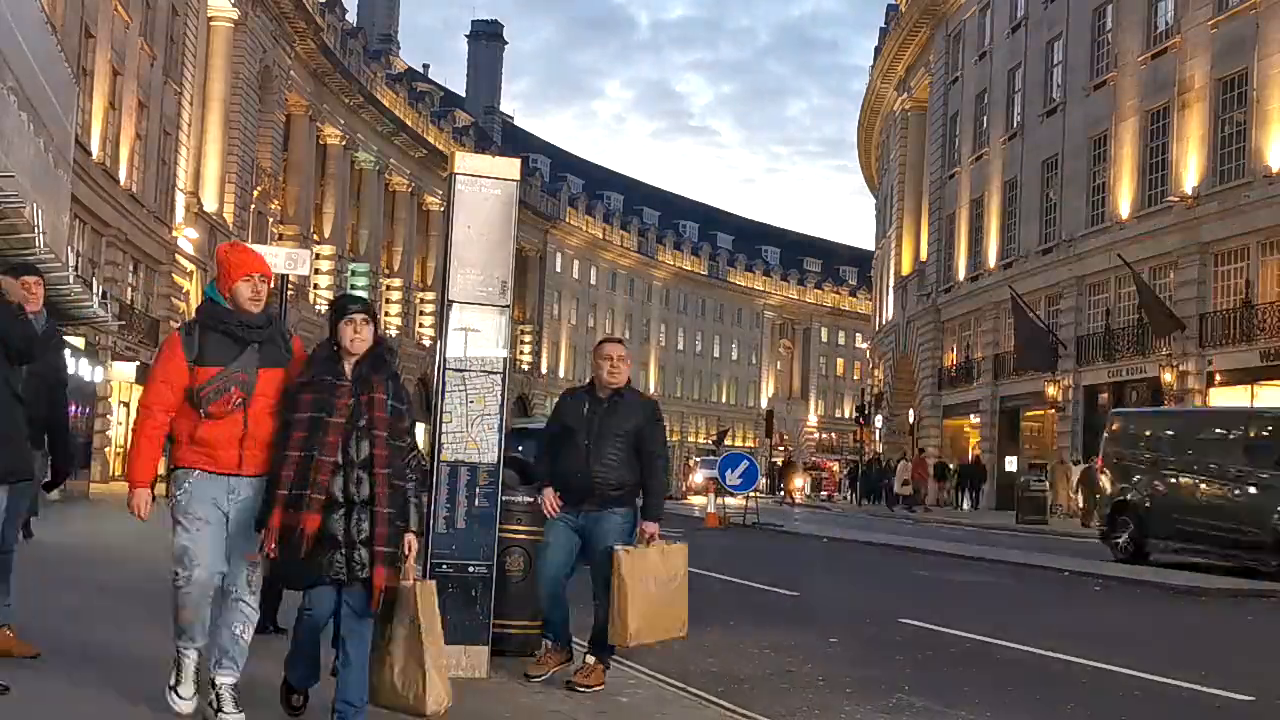
#> input picture frame 18 of test.mp4, 1280 x 720 px
$ python Process_video.py
#> lines starting #> are read from the running program, lines starting #| are printed output that depends on the picture
import cv2

# 1. Read the input video using cv2.VideoCapture[cite: 8]
input_video_path = "E:\\Zee Project\\test.mp4"
cap = cv2.VideoCapture(input_video_path)

if not cap.isOpened():
  print("Error: Could not open video.")
  exit()

# Get video properties (width, height, frames per second)
frame_width = int(cap.get(cv2.CAP_PROP_FRAME_WIDTH))
frame_height = int(cap.get(cv2.CAP_PROP_FRAME_HEIGHT))
fps = cap.get(cv2.CAP_PROP_FPS)

# 2. Set up VideoWriter to save the output video[cite: 8]
output_video_path = "output_video.mp4"
fourcc = cv2.VideoWriter_fourcc(*"mp4v")
out = cv2.VideoWriter(
    output_video_path, fourcc, fps, (frame_width, frame_height)
)

frame_count = 0

while cap.isOpened():
  ret, frame = cap.read()
#> frame is the input picture: shape (720, 1280, 3); mean B, G, R 89.8, 96, 110.6
  if not ret:
    break

  frame_count += 1

  # 3. Draw a box on each frame using cv2.rectangle[cite: 8]
  # Parameters: frame, start_point, end_point, color (BGR), thickness
  cv2.rectangle(frame, (50, 50), (350, 150), (0, 255, 0), 2)

  # 4. Write text on each frame using cv2.putText[cite: 8]
  # Parameters: frame, text, origin, font, scale, color (BGR), thickness
  text = f"Frame: {frame_count}"
  cv2.putText(
      frame,
      text,
      (60, 110),
      cv2.FONT_HERSHEY_SIMPLEX,
      0.8,
      (0, 0, 255),
      2,
      cv2.LINE_AA,
  )
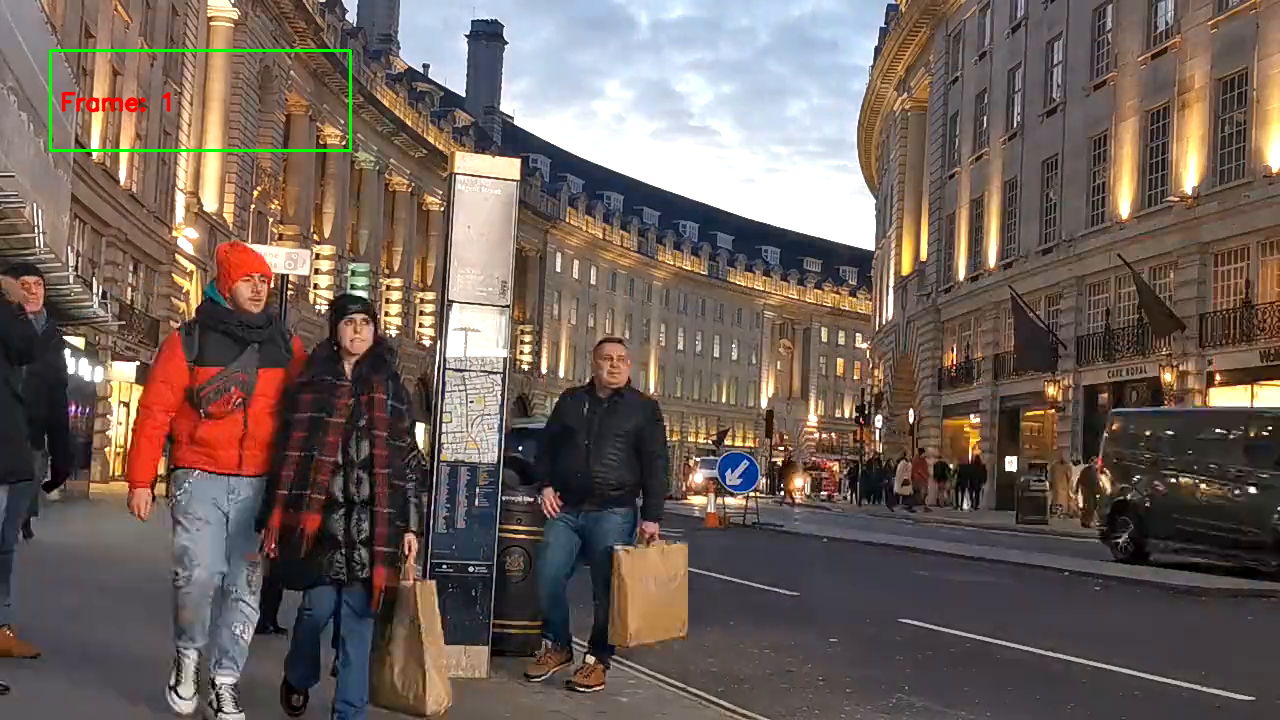
#> frame: shape (720, 1280, 3); mean B, G, R 89.5, 96.3, 110.4

  # Write the processed frame to the output file
  out.write(frame)

# Release resources
cap.release()
out.release()
cv2.destroyAllWindows()
print(f"Processing complete. Saved as {output_video_path}")

$ run again, starting later in the video
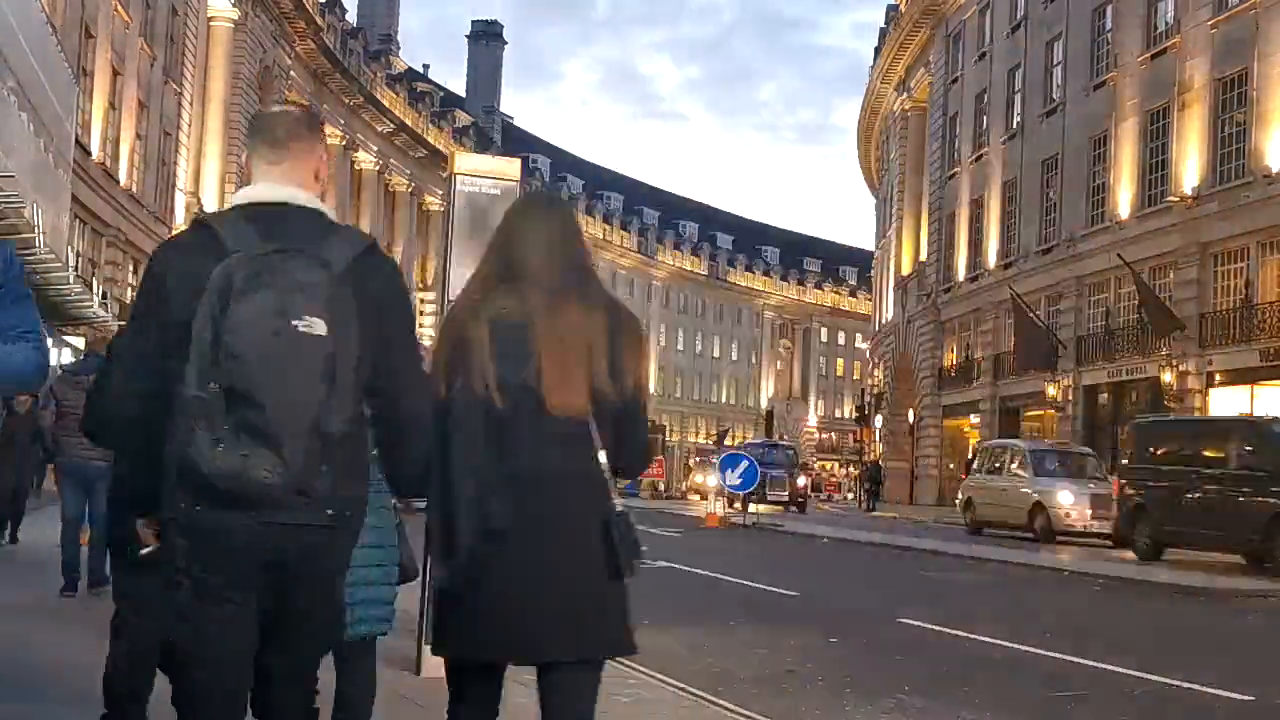
#> input picture frame 84 of test.mp4, 1280 x 720 px
#> frame is the input picture: shape (720, 1280, 3); mean B, G, R 91.4, 95.7, 106.6
#> `cv2.putText( frame, text, (60, 110), cv2.FONT_HERSHEY_SIMPLEX, 0.8, (0..`:
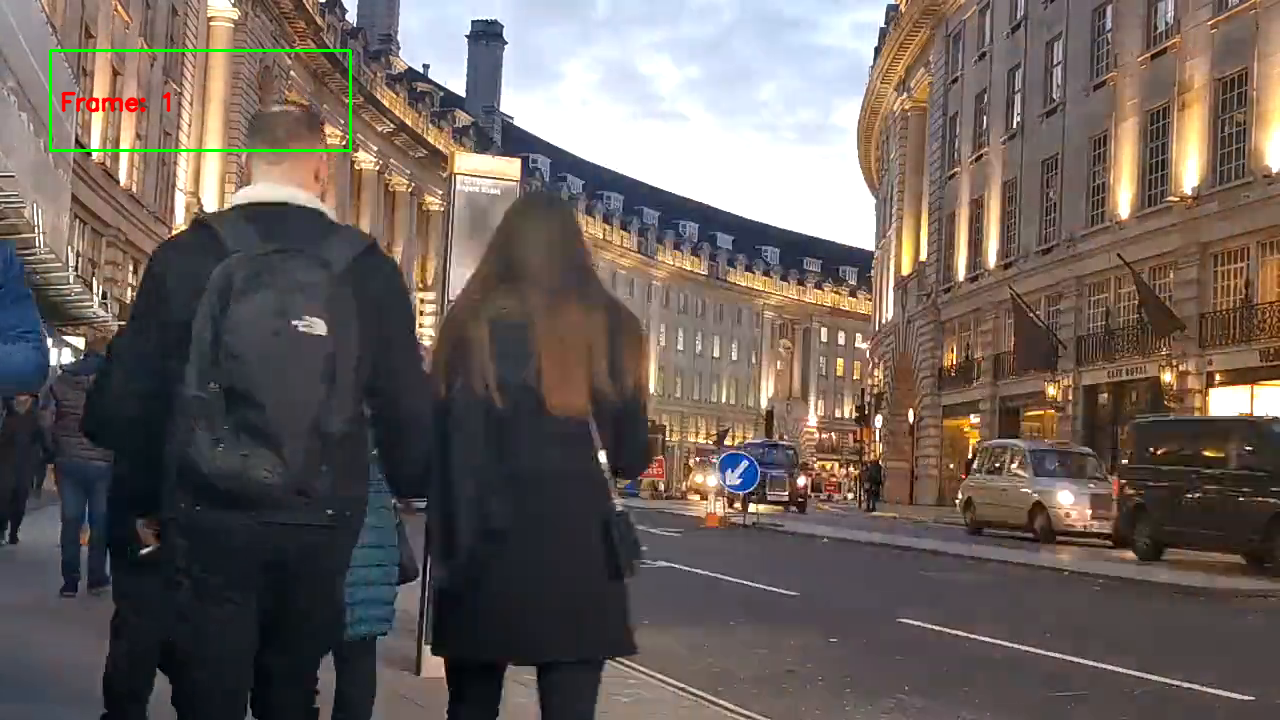
#> frame: shape (720, 1280, 3); mean B, G, R 91, 95.9, 106.3

$ run again, starting later in the video
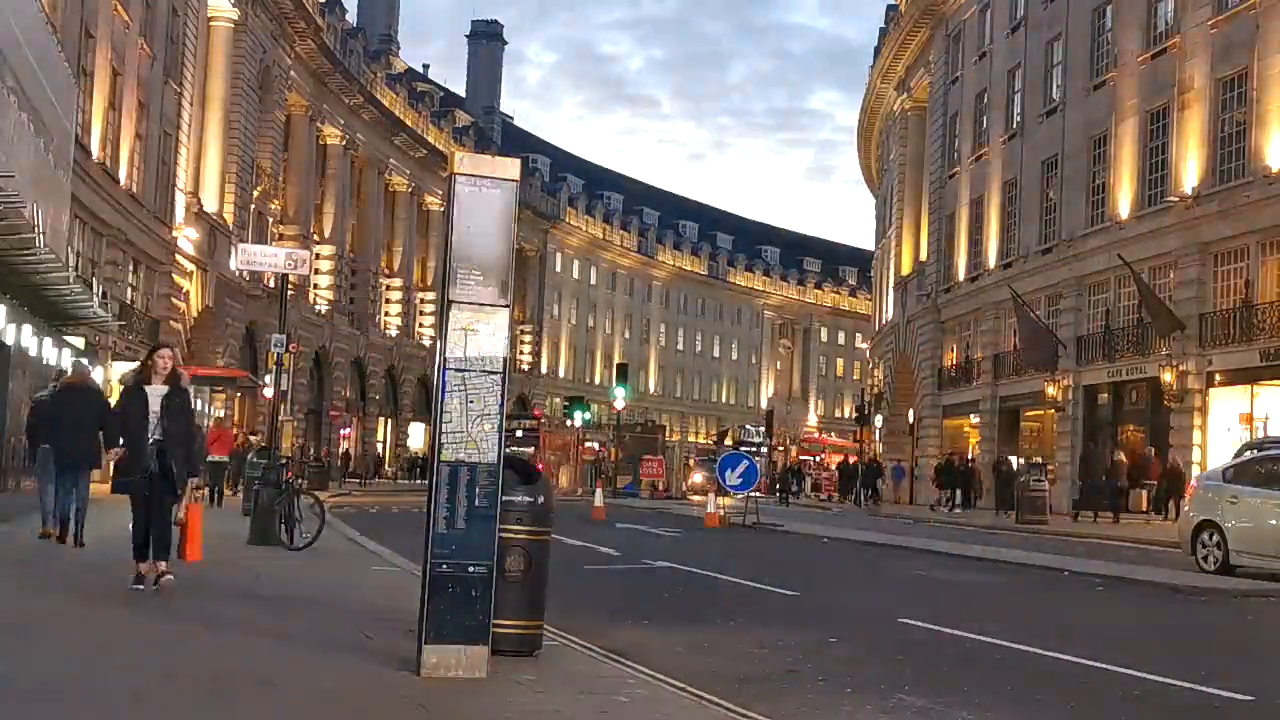
#> input picture frame 150 of test.mp4, 1280 x 720 px
#> frame is the input picture: shape (720, 1280, 3); mean B, G, R 93.4, 100.7, 115.6
#> `cv2.putText( frame, text, (60, 110), cv2.FONT_HERSHEY_SIMPLEX, 0.8, (0..`:
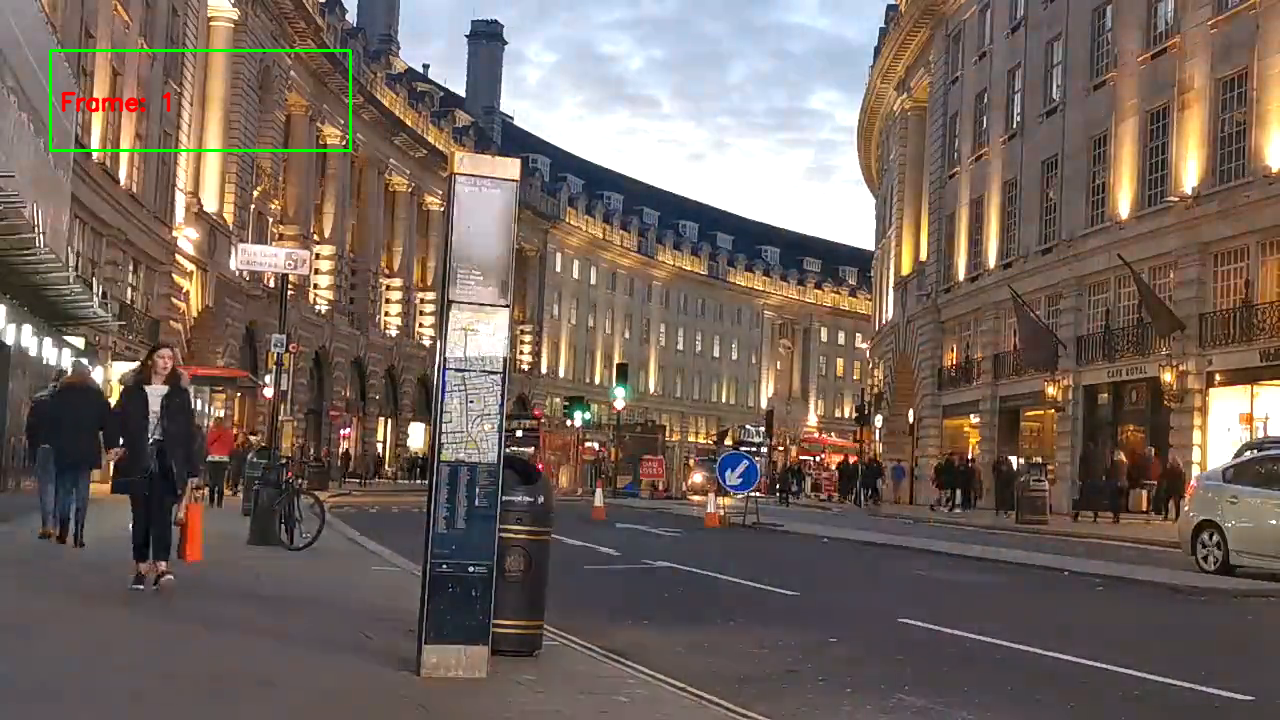
#> frame: shape (720, 1280, 3); mean B, G, R 93.1, 101, 115.4
